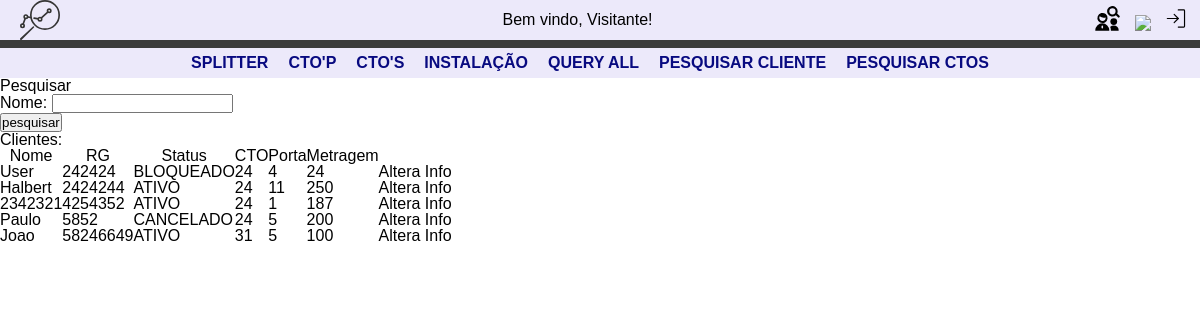
Page /get/pesquisa_cliente/ on the committed database.
### CTO_manager/models.py (models this page shows, shortened)
class Cliente(models.Model):
  nome = models.CharField(max_length=100) # identificação do cliente pelo nome
  rg = models.IntegerField(blank=True) # identificao do cliente RG
  status = models.CharField(max_length=15, default='ATIVO') # identificação do status do cliente  ativo, cancelado, bloqueado, se nada for atribuido inicialmente começa como 'ativo'
  porta = models.PositiveIntegerField(blank=True) # salvar a numeracao da porta que o cliente esta associado a cto, somente numeros positivos
  numeracao_cto = models.IntegerField(blank=True, null=True) # deixar salva a numeracao da cto
  metragem = models.IntegerField(default=0) # tamanho do cabo que foi utilizado para instalacao

### getData/views.py (the view)
# urls.py: path('pesquisa_cliente/', views.pesquisa_cliente, name='pesquisa_cliente'),
def pesquisa_cliente(request):
    template = loader.get_template('getData/pesquisa_cliente.html')
    context ={
       'titulo' : 'Pesquisa', # titulo da pagina
    }
    nome_filtrar = request.GET.get('nome')
    if nome_filtrar:
        clientes = Cliente.objects.filter(nome__icontains = nome_filtrar)
    else:
        clientes = Cliente.objects.all()
    context['clientes']=clientes
    return HttpResponse(template.render(context, request))

### getData/templates/getData/pesquisa_cliente.html (shortened to what this page needs)
{% extends 'base.html' %}
{% block content %}
<section class="full">
<h1>Pesquisar</h1>
<form action="/get/pesquisa_cliente/" method="get">
  <label for="nome">Nome:</label>
  <input type="text" id="nome" name="nome">
  <br>
  <input type="submit" value="pesquisar">
</form>
  <fieldset>
    <legend>Clientes:</legend>
    <table>
      <tr>
        <th>Nome</th>
        <th>RG</th>
        <th>Status</th>
        <th>CTO</th>
        <th>Porta</th>
        <th>Metragem</th>
      </tr>
        {% for cliente in clientes %}
          <tr>
            <td>{{cliente.nome}}</td>
            <td>{{cliente.rg}}</td>
            <td>{{cliente.status}}</td>
            <td>{{cliente.numeracao_cto}}</td>
            <td>{{cliente.porta}}</td>
            <td>{{cliente.metragem}}</td>
            <td><a href="/ctomanager/atualizar_cliente/{{cliente.pk}}">Altera Info</a></td>
          </tr>
        {%endfor%}
    </table>
  </fieldset>
</section >
{% endblock %}

### static/css/style_menu.css (style rules this page uses)
body { font-family: Arial, sans-serif; }

### rows in the picture
Cliente: nome "User", rg "242424", status "BLOQUEADO", numeracao_cto "24", porta "4", metragem "24"
Cliente: nome "Halbert", rg "2424244", status "ATIVO", numeracao_cto "24", porta "11", metragem "250"
Cliente: nome "2342321", rg "4254352", status "ATIVO", numeracao_cto "24", porta "1", metragem "187"
Cliente: nome "Paulo", rg "5852", status "CANCELADO", numeracao_cto "24", porta "5", metragem "200"
Cliente: nome "Joao", rg "58246649", status "ATIVO", numeracao_cto "31", porta "5", metragem "100"
